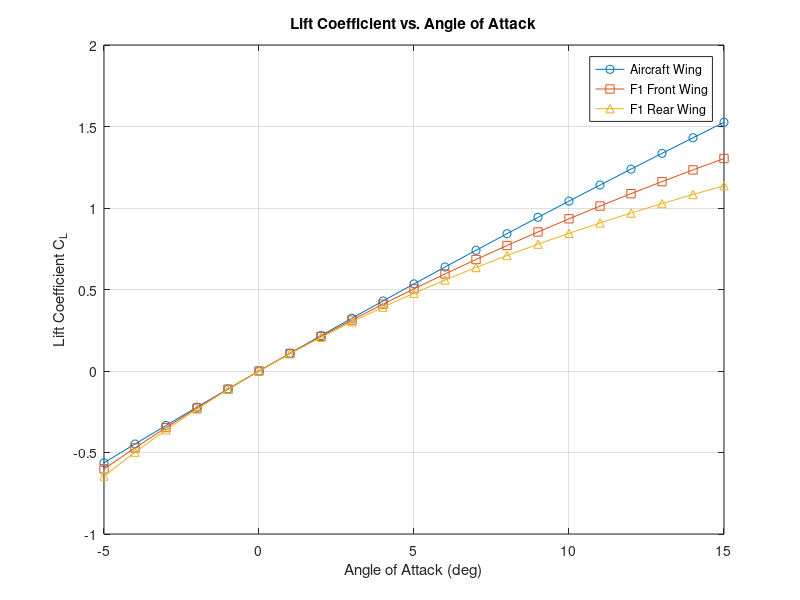
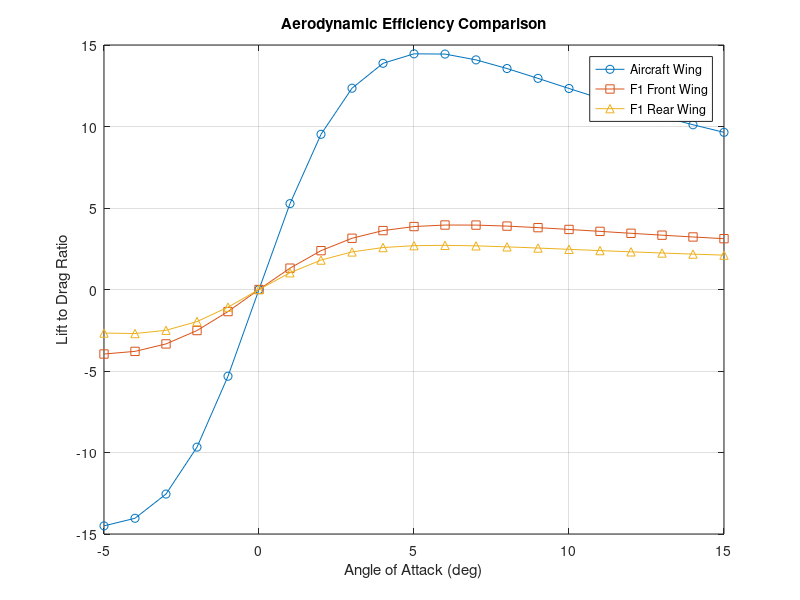
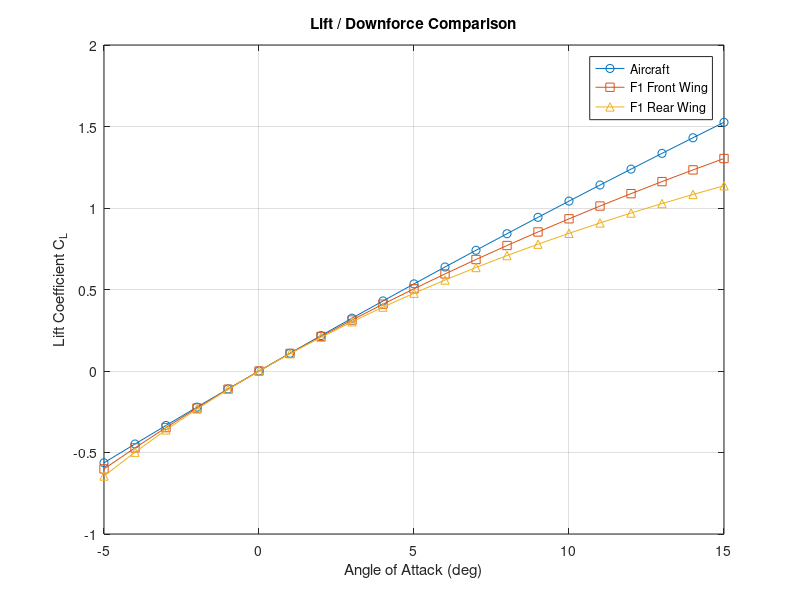
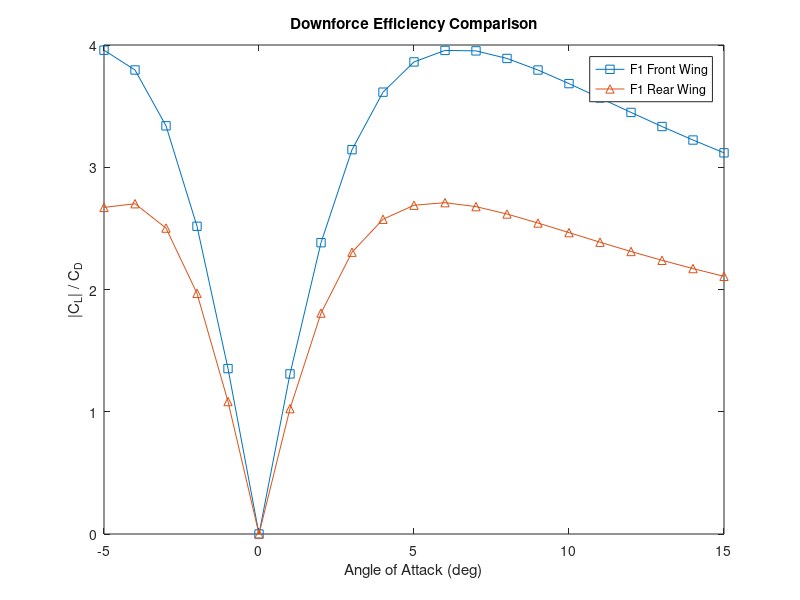

These figures' MATLAB source, in order:
% aircraft vs. F1 aerodynamic comparison
clear; clc; close all;

% ASSUMPTIONS/MODEL LIMITATIONS:
% 1. low speed, incompressible, steady flow (no compressibility effects)
% 2. pre-stall/attached flow only (thin airfoil theory; no stall model)
% 3. 2D lift slope: CL_2D = 2*pi*alpha (alpha in rads)
% 4. finite wing correction via simplified lifting line relation using AR
% only
% 5. drag model: CD = CD0 + CL^2/(pi*AR*e) (CD0 and e = assumed constants)
% 6. no ground effect, endplates, multi-element effects, or wing to wing
% interactions
% 7. results are comparative trends (not absolute CFD quality values)

% angle of attack (degrees)
alpha_deg = -5:1:15;

% convery to radians
alpha = deg2rad(alpha_deg);

% geometry definitions
% aircraft wing
AR_aircraft = 6.7;

% F1 front wing
AR_f1_front = 2.0;

% F1 rear wing
AR_f1_rear = 1.17;

% thin airfoil theory (2D)
CL_2D = 2*pi*alpha;

% 3D lift coefficients
CL_aircraft = CL_2D ./ (1 + CL_2D./(pi*AR_aircraft));
CL_f1_front = CL_2D ./ (1 + CL_2D./(pi*AR_f1_front));
CL_f1_rear = CL_2D ./ (1 + CL_2D./(pi*AR_f1_rear));

% drag assumptions
CD0_aircraft = 0.02;
CD0_f1_front = 0.08;
CD0_f1_rear = 0.10;
e = 0.8; % efficiency factor

% drag coefficient calculation
CD_aircraft = CD0_aircraft + (CL_aircraft.^2)./(pi*AR_aircraft*e);
CD_f1_front = CD0_f1_front + (CL_f1_front.^2)./(pi*AR_f1_front*e);
CD_f1_rear = CD0_f1_rear + (CL_f1_rear.^2)./(pi*AR_f1_rear*e);

% lift to drag ratio
LD_aircraft = CL_aircraft ./ CD_aircraft;
LD_f1_front = CL_f1_front ./ CD_f1_front;
LD_f1_rear = CL_f1_rear ./ CD_f1_rear;

% lift vs. angle of attack plot
figure;
plot(alpha_deg, CL_aircraft, '-o', ...
    alpha_deg, CL_f1_front, '-s', ...
    alpha_deg, CL_f1_rear, '-^');
grid on;
xlabel('Angle of Attack (deg)');
ylabel('Lift Coefficient C_L');
legend('Aircraft Wing', 'F1 Front Wing', 'F1 Rear Wing');
title('Lift Coefficient vs. Angle of Attack')

% lift to drag ratio vs. angle of attack plot
figure;
plot(alpha_deg, LD_aircraft, '-o', ...
    alpha_deg, LD_f1_front, '-s', ...
    alpha_deg, LD_f1_rear, '-^');
grid on;
xlabel('Angle of Attack (deg)');
ylabel('Lift to Drag Ratio');
legend('Aircraft Wing', 'F1 Front Wing', 'F1 Rear Wing');
title('Aerodynamic Efficiency Comparison');

% separate angle of attack for F1 wings (negative AoA for downforce)
alpha_f1_deg = -5:1:15;
alpha_f1 = deg2rad(alpha_f1_deg);

% recompute lift for F1 wings
CL_2D_f1 = 2*pi*alpha_f1;
CL_f1_front = CL_2D_f1 ./ (1 + CL_2D_f1./(pi*AR_f1_front));
CL_f1_rear = CL_2D_f1 ./ (1 + CL_2D_f1./(pi*AR_f1_rear));

% recompute drag for F1 wings
CD_f1_front = CD0_f1_front + (CL_f1_front.^2)./(pi*AR_f1_front*e);
CD_f1_rear = CD0_f1_rear + (CL_f1_rear.^2)./(pi*AR_f1_rear*e);

% plot lift vs. AoA (aircraft vs. F1)
figure;
plot(alpha_deg, CL_aircraft, '-o', ...
    alpha_f1_deg, CL_f1_front, '-s', ...
    alpha_f1_deg, CL_f1_rear, '-^');
grid on;
xlabel('Angle of Attack (deg)');
ylabel('Lift Coefficient C_L');
legend('Aircraft', 'F1 Front Wing', 'F1 Rear Wing');
title('Lift / Downforce Comparison');

% downforce efficiency
DFD_front = abs(CL_f1_front) ./ CD_f1_front;
DFD_rear = abs(CL_f1_rear) ./ CD_f1_rear;

% plot downforce efficiency
figure;
plot(alpha_f1_deg, DFD_front, '-s', ...
    alpha_f1_deg, DFD_rear, '-^');
xlabel('Angle of Attack (deg)');
ylabel('|C_L| / C_D');
legend('F1 Front Wing', 'F1 Rear Wing');
title('Downforce Efficiency Comparison')

% compare all 3 plots
figure;
plot(alpha_deg, LD_aircraft, '-o', ...
    alpha_f1_deg, DFD_front, '-s', ...
    alpha_f1_deg, DFD_rear, '-^');
grid on;
xlabel('Angle of Attack (deg)');
ylabel('Efficiency Metric');
legend('Aircraft L/D', 'F1 Front |CL|/CD', 'F1 Rear |CL|/CD');
title('Aircraft vs. F1 Aerodynamic Efficiency');

% WHAT HAPPENS IS AR CHANGES SLIGHTLY
% sensitivity: change aircraft AR
AR_test = [4, 6.7, 10];

figure; hold on
for i = 1:length(AR_test)
    CL_test = CL_2D ./ (1 + CL_2D./(pi*AR_test(i)));
    CD_test = CD0_aircraft + (CL_test.^2)./(pi*AR_test(i)*e);
    LD_test = CL_test ./ CD_test;
    plot(alpha_deg, LD_test);
end
hold off;
grid on;
xlabel('Angle of Attack (deg)');
ylabel('L/D');
legend('AR = 4', 'AR = 6.7', 'AR = 10');
title('Aircraft Wing Aspect Ratio Sensitivity');

